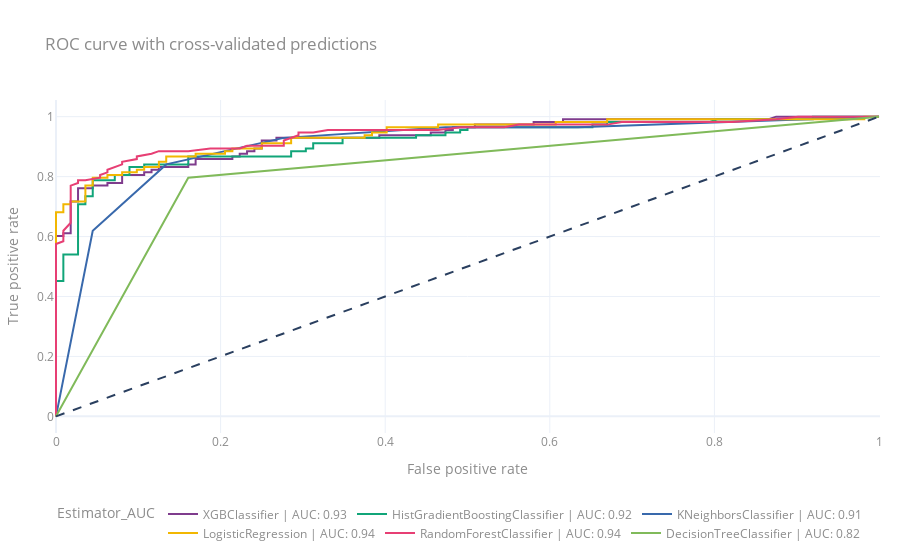

The notebook cell saved with this chart:
### Code cell
candidates = ["XGBClassifier", "HistGradientBoostingClassifier","KNeighborsClassifier",
              "LogisticRegression", "RandomForestClassifier","DecisionTreeClassifier"]
pnd.predict_proba(estimator_names=candidates)
pnd.plot.roc_curve(estimator_names=candidates)

### Figure 1 — Plotly figure (JSON) as saved in the notebook; plotly's stock layout.template omitted (floating-point values rounded to 4 significant figures; data arrays with more than 128 entries replaced by an {"elided": "..."} marker saying what was removed)
{"data": [{"customdata": {"elided": "55x3 mixed values"}, "hovertemplate": "False positive rate=%{x:.2f}<br>True positive rate=%{y:.2f}<br>Estimator=%{customdata[1]}<br>AUC=%{customdata[2]:.2f}<extra></extra>", "legendgroup": "XGBClassifier | AUC: 0.93", "line": {"color": "rgb(127, 60, 141)", "dash": "solid"}, "marker": {"symbol": "circle"}, "mode": "lines", "name": "XGBClassifier | AUC: 0.93", "orientation": "v", "showlegend": true, "type": "scatter", "x": [0, 0, 0, 0, 0.008929, 0.008929, 0.01786, 0.01786, 0.02679, 0.02679, 0.04464, 0.04464, 0.0625, 0.0625, 0.08036, 0.08036, 0.1071, 0.1071, 0.1161, 0.1161, 0.125, 0.125, 0.1607, 0.1607, 0.1696, 0.1696, 0.2143, 0.2143, 0.2232, 0.2232, 0.2321, 0.2321, 0.2411, 0.2411, 0.25, 0.25, 0.2679, 0.2679, 0.3929, 0.3929, 0.4554, 0.4554, 0.4732, 0.4732, 0.4821, 0.4821, 0.5089, 0.5089, 0.5804, 0.5804, 0.6161, 0.6161, 0.8661, 0.875, 1], "xaxis": "x", "y": [0, 0.00885, 0.5841, 0.6018, 0.6018, 0.6106, 0.6106, 0.7168, 0.7168, 0.7611, 0.7611, 0.7699, 0.7699, 0.7788, 0.7788, 0.8053, 0.8053, 0.8142, 0.8142, 0.823, 0.823, 0.8319, 0.8319, 0.8407, 0.8407, 0.8584, 0.8584, 0.8673, 0.8673, 0.8761, 0.8761, 0.885, 0.885, 0.8938, 0.8938, 0.9204, 0.9204, 0.9292, 0.9292, 0.9381, 0.9381, 0.9469, 0.9469, 0.9558, 0.9558, 0.9646, 0.9646, 0.9735, 0.9735, 0.9823, 0.9823, 0.9912, 0.9912, 1, 1], "yaxis": "y"}, {"customdata": {"elided": "46x3 mixed values"}, "hovertemplate": "False positive rate=%{x:.2f}<br>True positive rate=%{y:.2f}<br>Estimator=%{customdata[1]}<br>AUC=%{customdata[2]:.2f}<extra></extra>", "legendgroup": "HistGradientBoostingClassifier | AUC: 0.92", "line": {"color": "rgb(17, 165, 121)", "dash": "solid"}, "marker": {"symbol": "circle"}, "mode": "lines", "name": "HistGradientBoostingClassifier | AUC: 0.92", "orientation": "v", "showlegend": true, "type": "scatter", "x": [0, 0, 0, 0.008929, 0.008929, 0.02679, 0.02679, 0.02679, 0.03571, 0.03571, 0.04464, 0.04464, 0.07143, 0.07143, 0.08929, 0.08929, 0.1071, 0.1071, 0.1607, 0.1607, 0.1607, 0.2857, 0.2857, 0.3036, 0.3036, 0.3125, 0.3125, 0.3482, 0.3482, 0.4375, 0.4375, 0.4732, 0.4732, 0.4911, 0.4911, 0.5, 0.5, 0.6518, 0.6518, 0.6696, 0.6696, 0.7946, 0.8036, 0.9196, 0.9196, 1], "xaxis": "x", "y": [0, 0.00885, 0.4513, 0.4513, 0.5398, 0.5398, 0.6903, 0.708, 0.708, 0.7345, 0.7345, 0.7876, 0.7876, 0.8053, 0.8053, 0.8319, 0.8319, 0.8407, 0.8407, 0.8584, 0.8673, 0.8673, 0.885, 0.885, 0.8938, 0.8938, 0.9115, 0.9115, 0.9292, 0.9292, 0.9381, 0.9381, 0.9469, 0.9469, 0.9558, 0.9558, 0.9646, 0.9646, 0.9735, 0.9735, 0.9823, 0.9823, 0.9912, 0.9912, 1, 1], "yaxis": "y"}, {"customdata": [["KNeighborsClassifier | AUC: 0.91", "KNeighborsClassifier", 0.9061], ["KNeighborsClassifier | AUC: 0.91", "KNeighborsClassifier", 0.9061], ["KNeighborsClassifier | AUC: 0.91", "KNeighborsClassifier", 0.9061], ["KNeighborsClassifier | AUC: 0.91", "KNeighborsClassifier", 0.9061], ["KNeighborsClassifier | AUC: 0.91", "KNeighborsClassifier", 0.9061], ["KNeighborsClassifier | AUC: 0.91", "KNeighborsClassifier", 0.9061], ["KNeighborsClassifier | AUC: 0.91", "KNeighborsClassifier", 0.9061]], "hovertemplate": "False positive rate=%{x:.2f}<br>True positive rate=%{y:.2f}<br>Estimator=%{customdata[1]}<br>AUC=%{customdata[2]:.2f}<extra></extra>", "legendgroup": "KNeighborsClassifier | AUC: 0.91", "line": {"color": "rgb(57, 105, 172)", "dash": "solid"}, "marker": {"symbol": "circle"}, "mode": "lines", "name": "KNeighborsClassifier | AUC: 0.91", "orientation": "v", "showlegend": true, "type": "scatter", "x": [0, 0.04464, 0.1339, 0.2768, 0.4732, 0.6339, 1], "xaxis": "x", "y": [0, 0.6195, 0.8407, 0.9292, 0.9646, 0.9646, 1], "yaxis": "y"}, {"customdata": {"elided": "48x3 mixed values"}, "hovertemplate": "False positive rate=%{x:.2f}<br>True positive rate=%{y:.2f}<br>Estimator=%{customdata[1]}<br>AUC=%{customdata[2]:.2f}<extra></extra>", "legendgroup": "LogisticRegression | AUC: 0.94", "line": {"color": "rgb(242, 183, 1)", "dash": "solid"}, "marker": {"symbol": "circle"}, "mode": "lines", "name": "LogisticRegression | AUC: 0.94", "orientation": "v", "showlegend": true, "type": "scatter", "x": [0, 0, 0, 0.008929, 0.008929, 0.01786, 0.01786, 0.03571, 0.03571, 0.04464, 0.04464, 0.0625, 0.0625, 0.08036, 0.08036, 0.09821, 0.09821, 0.1071, 0.1071, 0.125, 0.125, 0.1339, 0.1339, 0.1696, 0.1696, 0.2054, 0.2054, 0.2143, 0.2143, 0.25, 0.25, 0.2857, 0.2857, 0.375, 0.375, 0.3839, 0.3839, 0.4018, 0.4018, 0.4643, 0.4643, 0.6071, 0.6071, 0.6696, 0.6696, 0.9821, 0.9821, 1], "xaxis": "x", "y": [0, 0.00885, 0.6814, 0.6814, 0.708, 0.708, 0.7168, 0.7168, 0.7699, 0.7699, 0.7965, 0.7965, 0.8053, 0.8053, 0.8142, 0.8142, 0.823, 0.823, 0.8319, 0.8319, 0.8496, 0.8496, 0.8673, 0.8673, 0.8761, 0.8761, 0.885, 0.885, 0.8938, 0.8938, 0.9115, 0.9115, 0.9292, 0.9292, 0.9381, 0.9381, 0.9469, 0.9469, 0.9646, 0.9646, 0.9735, 0.9735, 0.9823, 0.9823, 0.9912, 0.9912, 1, 1], "yaxis": "y"}, {"customdata": {"elided": "72x3 mixed values"}, "hovertemplate": "False positive rate=%{x:.2f}<br>True positive rate=%{y:.2f}<br>Estimator=%{customdata[1]}<br>AUC=%{customdata[2]:.2f}<extra></extra>", "legendgroup": "RandomForestClassifier | AUC: 0.94", "line": {"color": "rgb(231, 63, 116)", "dash": "solid"}, "marker": {"symbol": "circle"}, "mode": "lines", "name": "RandomForestClassifier | AUC: 0.94", "orientation": "v", "showlegend": true, "type": "scatter", "x": [0, 0, 0, 0, 0, 0, 0, 0, 0, 0, 0, 0, 0, 0, 0, 0.008929, 0.008929, 0.01786, 0.01786, 0.01786, 0.01786, 0.01786, 0.01786, 0.02679, 0.02679, 0.03571, 0.05357, 0.05357, 0.0625, 0.0625, 0.08036, 0.08036, 0.09821, 0.09821, 0.1161, 0.125, 0.1429, 0.1607, 0.1875, 0.2232, 0.2321, 0.2411, 0.2768, 0.2768, 0.2946, 0.2946, 0.3125, 0.3304, 0.3393, 0.3571, 0.4018, 0.4375, 0.4464, 0.4643, 0.4911, 0.5, 0.5268, 0.5446, 0.5625, 0.5982, 0.625, 0.6429, 0.6696, 0.6875, 0.7321, 0.7679, 0.8214, 0.875, 0.9018, 0.9375, 0.9911, 1], "xaxis": "x", "y": [0, 0.02655, 0.06195, 0.1062, 0.1593, 0.2212, 0.2389, 0.3186, 0.3805, 0.4248, 0.4779, 0.5221, 0.5398, 0.5575, 0.5752, 0.5841, 0.6195, 0.646, 0.6637, 0.6991, 0.7257, 0.7434, 0.7699, 0.7788, 0.7876, 0.7876, 0.7965, 0.8053, 0.8142, 0.823, 0.8407, 0.8496, 0.8584, 0.8673, 0.8761, 0.885, 0.885, 0.885, 0.8938, 0.8938, 0.9027, 0.9027, 0.9027, 0.9204, 0.9381, 0.9469, 0.9469, 0.9558, 0.9558, 0.9558, 0.9558, 0.9558, 0.9558, 0.9558, 0.9646, 0.9646, 0.9646, 0.9646, 0.9735, 0.9735, 0.9735, 0.9735, 0.9735, 0.9823, 0.9823, 0.9823, 0.9823, 0.9912, 1, 1, 1, 1], "yaxis": "y"}, {"customdata": [["DecisionTreeClassifier | AUC: 0.82", "DecisionTreeClassifier", 0.8179], ["DecisionTreeClassifier | AUC: 0.82", "DecisionTreeClassifier", 0.8179], ["DecisionTreeClassifier | AUC: 0.82", "DecisionTreeClassifier", 0.8179]], "hovertemplate": "False positive rate=%{x:.2f}<br>True positive rate=%{y:.2f}<br>Estimator=%{customdata[1]}<br>AUC=%{customdata[2]:.2f}<extra></extra>", "legendgroup": "DecisionTreeClassifier | AUC: 0.82", "line": {"color": "rgb(128, 186, 90)", "dash": "solid"}, "marker": {"symbol": "circle"}, "mode": "lines", "name": "DecisionTreeClassifier | AUC: 0.82", "orientation": "v", "showlegend": true, "type": "scatter", "x": [0, 0.1607, 1], "xaxis": "x", "y": [0, 0.7965, 1], "yaxis": "y"}], "layout": {"legend": {"title": {"text": "Estimator_AUC"}, "tracegroupgap": 0}, "shapes": [{"line": {"dash": "dash"}, "type": "line", "x0": 0, "x1": 1, "xref": "x", "y0": 0, "y1": 1, "yref": "y"}], "title": {"text": "ROC curve with cross-validated predictions"}, "xaxis": {"anchor": "y", "domain": [0, 1], "title": {"text": "False positive rate"}}, "yaxis": {"anchor": "x", "domain": [0, 1], "title": {"text": "True positive rate"}}}}
